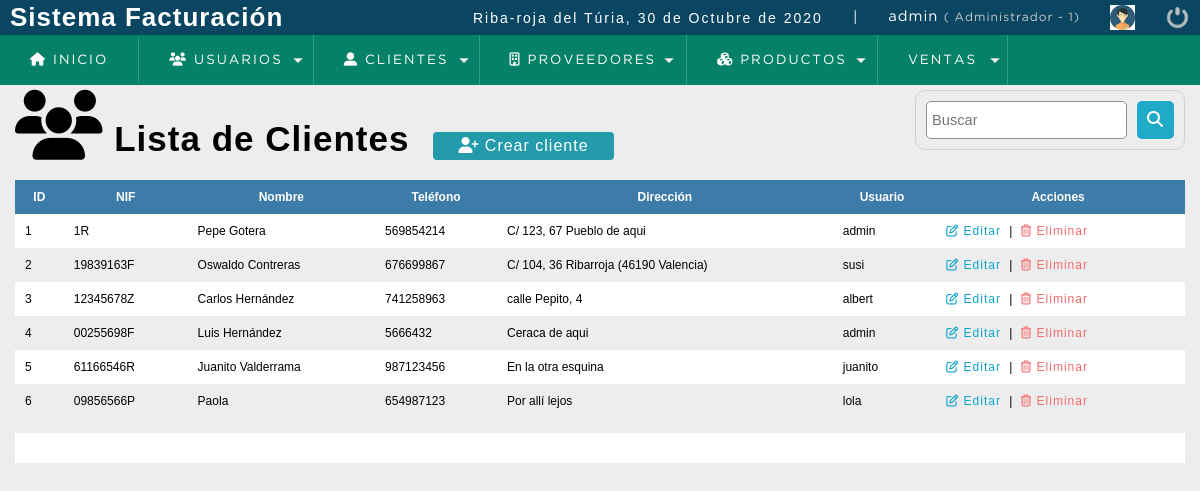
The page /sistema/lista_clientes.php (signed in) on the database its author committed.
### tables this page shows
CREATE TABLE `cliente` (
  `idcliente` int(11) NOT NULL,
  `nit` varchar(11) DEFAULT NULL,
  `nombre` varchar(80) DEFAULT NULL,
  `telefono` int(11) DEFAULT NULL,
  `direccion` text DEFAULT NULL,
  `fechaalta` datetime NOT NULL DEFAULT current_timestamp(),
  `usuario_id` int(11) NOT NULL,
  `estatus` int(11) NOT NULL DEFAULT 1
);

CREATE TABLE `usuario` (
  `idusuario` int(11) NOT NULL,
  `nombre` varchar(50) DEFAULT NULL,
  `correo` varchar(100) DEFAULT NULL,
  `usuario` varchar(15) DEFAULT NULL,
  `clave` varchar(100) DEFAULT NULL,
  `rol` int(11) DEFAULT NULL
);

### sistema/includes/funciones.php (called while the page is built, shortened)
<?php
	function fechaC(){
		$mes = array("","Enero",
					  "Febrero",
					  "Marzo",
					  "Abril",
					  "Mayo",
					  "Junio",
					  "Julio",
					  "Agosto",
					  "Septiembre",
					  "Octubre",
					  "Noviembre",
					  "Diciembre");
		return date('d')." de ". $mes[date('n')] . " de " . date('Y');
	}
 ?>

### sistema/lista_clientes.php (the view, shortened to what this page needs)
<?php
	include_once "../conexion.php";
?>
<!DOCTYPE html>
<html lang="en">
<head>
	<?php include_once("includes/scripts.php") ?>
</head>
<body>
	<?php include_once("includes/cabecera.php") ?>
	<section id="contenedor">
		<h1><i class="fas fa-users fa-2x"></i> Lista de Clientes</h1>
		<a href="registro_cliente.php" class="btn_new"><i class="fas fa-user-plus"></i> Crear cliente</a>
		<form action="buscar_cliente.php" method="get" class="form_search">
			<input type="text" id="busqueda" name="busqueda" placeholder="Buscar">
			<button type="submit" class="btn_search"><i class="fas fa-search"></i></button>
		</form>
		<div class="contenedorTabla">
			<table>
			<thead>
				<tr>
					<th>ID</th>
					<th>NIF</th>
					<th>Nombre</th>
					<th>Teléfono</th>
					<th>Dirección</th>
					<th>Usuario</th>
					<th>Acciones</th>
				</tr>
			</thead>
			<tbody>
				<?php
					$reg_por_pagina = 10;
					if ( empty($_GET['pagina']))
					{
						$pagina = 1;
					} else
					{
						$pagina = $_GET['pagina'];
					}
					$desde = ($pagina - 1) * $reg_por_pagina;
					$sql = "SELECT c.idcliente, c.nit, c.nombre, c.telefono, c.direccion, c.usuario_id, u.usuario
					        FROM cliente c
					        INNER JOIN usuario u
					           ON c.usuario_id = u.idusuario
				             WHERE c.estatus != 0
					        ORDER BY idcliente ASC
					        LIMIT $desde, $reg_por_pagina";
					$query = mysqli_query($conexion, $sql);
					$resultado = 0;
					if ( $query )
					{
						$resultado = mysqli_num_rows($query);
					}
					if ( $resultado > 0 )
					{
						while ( $datos = mysqli_fetch_array($query) )
						{
							$fila  = '<tr>';
							$fila .= '	<td>'.$datos['idcliente'].'</td>';
							$fila .= '	<td>'.$datos['nit'].'</td>';
							$fila .= '	<td>'.$datos['nombre'].'</td>';
							$fila .= '	<td>'.$datos['telefono'].'</td>';
							$fila .= '	<td>'.$datos['direccion'].'</td>';
							$fila .= '	<td>'.$datos['usuario'].'</td>';
							$fila .= '	<td>';
							$fila .= '		<a href="editar_cliente.php?id='.$datos['idcliente'].'" class="link_edit"><i class="far fa-edit"></i> Editar</a>';
							if ( $_SESSION['rol'] == 1 || $_SESSION['rol'] == 2 )
							{
								$fila .= '		|';
								$fila .= '		<a href="eliminar_confirmar_cliente.php?id='.$datos['idcliente'].'" class="link_del"><i class="far fa-trash-alt"></i> Eliminar</a>';
							}
							$fila .= '	</td>';
							$fila .= '</tr>';
							echo "$fila";
						}
					}
				?>
				</tbody>
			</table>
		</div>
		<div class="paginador">
			<ul>
			</ul>
		</div>
	</section>
</body>
</html>

### sistema/includes/scripts.php (shortened to what this page needs)
<link rel="stylesheet" type="text/css" href="css/style.css">
<link rel="stylesheet" type="text/css" href="css/responsive.css">
<?php include_once("funciones.php"); ?>

### sistema/includes/cabecera.php (shortened to what this page needs)
<header>
	<div class="header">
		<h1>Sistema Facturación</h1>
		<div class="optionsBar">
			<p><lugar>Riba-roja del Túria, </lugar><fecha><?= fechaC();  ?></fecha></p>
			<span>|</span>
			<span class="user"><?= $_SESSION['usuario']; ?> <rol>( <?= ucfirst($_SESSION['nom_rol']).' - '.$_SESSION['rol'];  ?>)</rol></span>
			<img class="photouser" src="img/user.png" alt="Usuario">
			<a href="salir.php"><img class="close" src="img/salir.png" alt="Salir del sistema" title="Salir"></a>
		</div>
	</div>
	<?php include_once("nav.php") ?>
</header>

### sistema/includes/nav.php (shortened to what this page needs)
<nav>
	<ul>
		<li><a href="index.php"><i class="fas fa-home"></i> Inicio</a></li>
		<?php
			if ( $_SESSION['rol'] == 1) {
				$nav_usuarios  = '	<li class="principal">';
				$nav_usuarios .= '		<a href="#"><i class="fas fa-users"></i> Usuarios <span class="flecha"><i class="fas fa-angle-down"></i></span></a>';
				$nav_usuarios .= '		<ul>';
				$nav_usuarios .= '			<li><a href="registro_usuario.php"><i class="fas fa-user-plus"></i> Nuevo Usuario</a></li>';
				$nav_usuarios .= '			<li><a href="lista_usuarios.php"><i class="fas fa-users"></i> Lista de Usuarios</a></li>';
				$nav_usuarios .= '		</ul>';
				$nav_usuarios .= '	</li>';
				echo $nav_usuarios;
			}
		 ?>
		<li class="principal">
			<a href="#"><i class="fas fa-user-alt"></i> Clientes <span class="flecha"><i class="fas fa-angle-down"></i></span></a>
		</li>
		<?php
			if ( $_SESSION['rol'] == 1 || $_SESSION['rol'] == 2 ) {
				$nav_usuarios  = '	<li class="principal">';
				$nav_usuarios .= '		<a href="#"><i class="far fa-building"></i> Proveedores <span class="flecha"><i class="fas fa-angle-down"></i></span></a>';
				$nav_usuarios .= '		<ul>';
				$nav_usuarios .= '			<li><a href="registro_proveedor.php"><i class="fas fa-plus"></i> Nuevo Proveedor</a></li>';
				$nav_usuarios .= '			<li><a href="lista_proveedores.php"><i class="far fa-list-alt"></i> Lista de Proveedores</a></li>';
				$nav_usuarios .= '		</ul>';
				$nav_usuarios .= '	</li>';
				echo $nav_usuarios;
			}
		 ?>
		<?php
			$nav_usuarios  = '	<li class="principal">';
			$nav_usuarios .= '		<a href="#"><i class="fas fa-cubes"></i> Productos <span class="flecha"><i class="fas fa-angle-down"></i></span></a>';
			$nav_usuarios .= '		<ul>';
			if ( $_SESSION['rol'] == 1 || $_SESSION['rol'] == 2 )
			{
				$nav_usuarios .= '			<li><a href="registro_producto.php"><i class="fas fa-plus"></i> Nuevo Producto</a></li>';
			}
			$nav_usuarios .= '			<li><a href="buscar_producto.php"><i class="fas fa-cube"></i> Lista de Productos</a></li>';
			$nav_usuarios .= '		</ul>';
			$nav_usuarios .= '	</li>';
			echo $nav_usuarios;
		 ?>
		<li class="principal">
			<a href="#">Ventas <span class="flecha"><i class="fas fa-angle-down"></i></span></a>
		</li>
	</ul>
</nav>

### sistema/css/style.css (style rules this page uses)
* { margin: 0; padding: 0; box-sizing: border-box; }
body { background: #ededed; }
h1, h2, h3, h4, h5, h6 { font-family: 'arial'; font-weight: bold; letter-spacing: 1px; }
h1 { font-size: 26px; }
p { font-family: 'arial'; letter-spacing: 2px; font-size: 14px; line-height: 20px; }
a { text-decoration: none; letter-spacing: 1px; font-family: arial; }
span { font-family: 'GothamBook'; letter-spacing: 1px; font-size: 14px; line-height: 20px; }
header { position: fixed; width: 100%; }
.header { color: #FFF; background: #0a4661; height: 35px; display: -webkit-flex; display: -moz-flex; display: -ms-flex; display: -o-flex; display: flex; justify-content: space-between; align-items: center; padding: 10px; }
.optionsBar { display: -webkit-flex; display: -moz-flex; display: -ms-flex; display: -o-flex; display: flex; justify-content: center; align-items: center; }
.optionsBar span { color: #FFF; font-size: 11pt; font-family: 'GothamBook'; text-transform: lowercase; margin-left: 30px; }
.optionsBar rol { color: #ccc; font-size: 9pt; font-family: 'GothamBook'; text-transform: capitalize; }
.photouser { margin-left: 30px; width: 25px; height: 25px; }
.close { width: 25px; height: 25px; }
.optionsBar a { display: -webkit-flex; display: -moz-flex; display: -ms-flex; display: -o-flex; display: flex; margin-left: 30px; }
nav ul { background: #058167; list-style: none; display: -webkit-flex; display: -moz-flex; display: -ms-flex; display: -o-flex; display: flex; justify-content: left; align-items: center; }
nav ul > li a { position: relative; }
nav a { color: #FFF; display: block; font-size: 10pt; font-family: 'GothamBook'; padding: 15px 30px; text-transform: uppercase; letter-spacing: 2px; transition: background .5s; border-right: 1px solid #319B8F; }
nav .principal > a { background: url(../img/arrow_bottom.png) no-repeat; background-position-x: 0%; background-position-y: 0%; background-size: auto auto; background-position: 94% center; background-size: 10px; }
#contenedor { padding: 90px 15px 15px; }
form { background: #fff; margin: auto; padding: 20px 50px; border: 1px solid #d1d1d1; }
input, select { display: block; width: 100%; font-size: 11pt; padding: 5px; border: 1px solid #85929e; border-radius: 5px; }
#contenedor h1 { font-size: 35px; display: inline-block; }
.btn_new, .btn_ok, .btn_add, .btn_act { background: #239baa; color: #fff; display: inline-block; padding: 5px 25px; border-radius: 4px; cursor: pointer; margin: 20px; border: 0; text-align: center; }
table { border-collapse: collapse; font-size: 12px; font-family: 'Arial'; width: 100%; }
table th { text-align: center; padding: 10px; background: #3d7ba8; color: #fff; }
table tr:nth-child(odd) { background: #fff; }
table td { padding: 10px; }
.link_edit { color: #0ca4ce; padding-right: 5px; padding-left: 5px; }
.link_del { color: #f26b6b; padding-left: 5px; }
.paginador ul { padding: 15px; list-style: none; background: #fff; margin-top: 15px; display: -webkit-flex; display: -moz-flex; display: -mos-flex; display: -o-flex; display: flex; justify-content: flex-end; }
.form_search { display: -webkit-flex; display: -moz-flex; display: -ms-flex; display: -o-flex; display: flex; float: right; background: initial; padding: 10px; border-radius: 10px; }
.form_search .btn_search { background: #1faac8; color: #fff; padding: 10px; border: 0; margin-left: 10px; cursor: pointer; border-radius: 5px; }
button { text-decoration: none; letter-spacing: 1px; font-family: arial; font-size: 12pt; }

### rows shown on the page
cliente: idcliente "1", nit "1R", nombre "Pepe Gotera", telefono "569854214", direccion "C/ 123, 67 Pueblo de aqui", usuario.usuario "admin", value "|"
cliente: idcliente "2", nit "19839163F", nombre "Oswaldo Contreras", telefono "676699867", direccion "C/ 104, 36 Ribarroja (46190 Valencia)", usuario.usuario "susi", value "|"
cliente: idcliente "3", nit "12345678Z", nombre "Carlos Hernández", telefono "741258963", direccion "calle Pepito, 4", usuario.usuario "albert", value "|"
cliente: idcliente "4", nit "00255698F", nombre "Luis Hernández", telefono "5666432", direccion "Ceraca de aqui", usuario.usuario "admin", value "|"
cliente: idcliente "5", nit "61166546R", nombre "Juanito Valderrama", telefono "987123456", direccion "En la otra esquina", usuario.usuario "juanito", value "|"
cliente: idcliente "6", nit "09856566P", nombre "Paola", telefono "654987123", direccion "Por allí lejos", usuario.usuario "lola", value "|"

### other values the page prints
fechaC() "30 de Octubre de 2020"
$_SESSION['usuario'] "admin"
$_SESSION['nom_rol'] "Administrador"
$_SESSION['rol'] "1"
